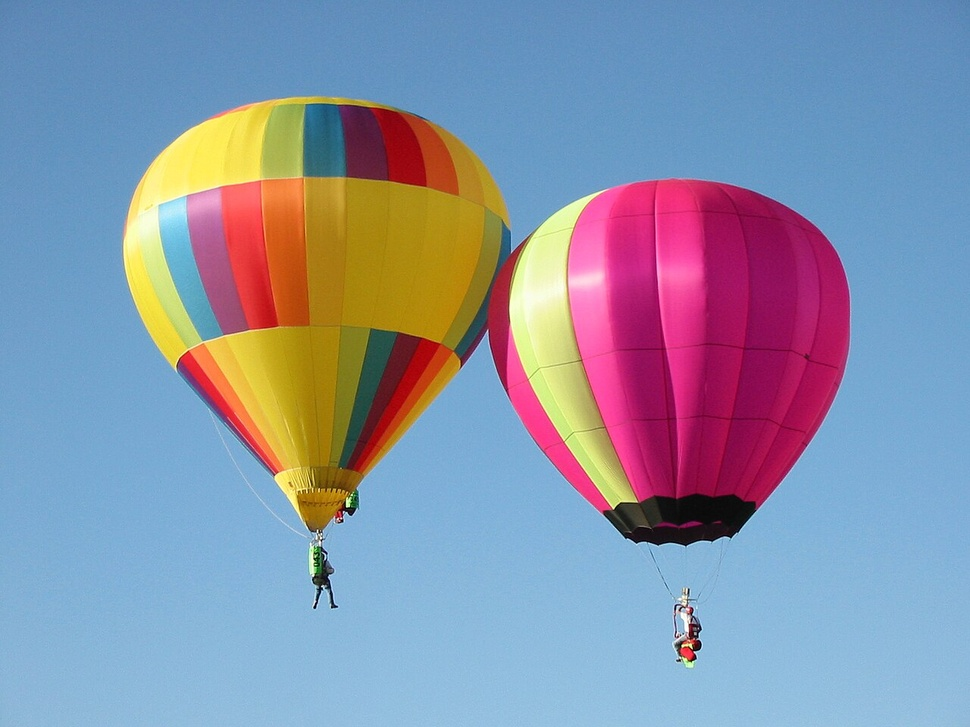
#> input picture Dataset/Cloudhoppers.jpg, 970 x 727 px, shrunk from 1280 x 960 before the run, found by its file name
$ python 'First-Principles CLAHE Implementation.py'
#> lines starting #> are read from the running program, lines starting #| are printed output that depends on the picture
import cv2
import numpy as np
import os
import matplotlib.pyplot as plt


# =========================================================
# IMAGE PATH
# =========================================================

image_path = r"C:\Users\yoges\Downloads\Cloudhoppers.jpg"

output_folder = r"C:\Users\yoges\Downloads\CLAHE_Outputs"

os.makedirs(output_folder, exist_ok=True)


# =========================================================
# LOAD IMAGE
# =========================================================

img = cv2.imread(
    image_path,
    cv2.IMREAD_GRAYSCALE
)
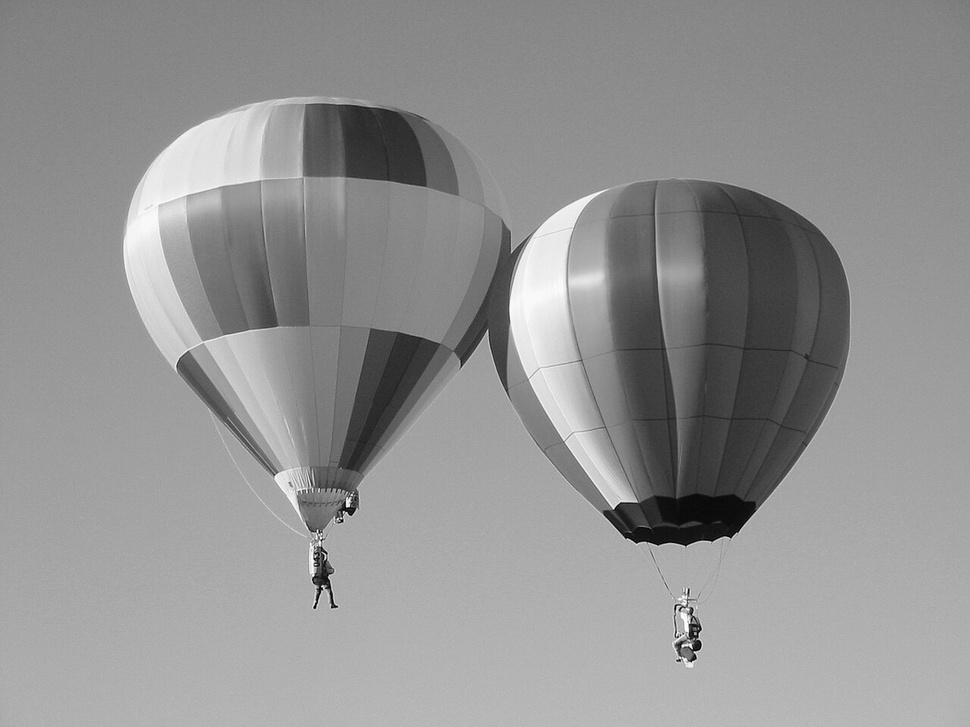
#> img: shape (727, 970); min 0, max 255, mean 146.2

if img is None:
    print("Error loading image!")
    exit()


# =========================================================
# GLOBAL HISTOGRAM EQUALIZATION
# =========================================================

global_equalized = cv2.equalizeHist(img)
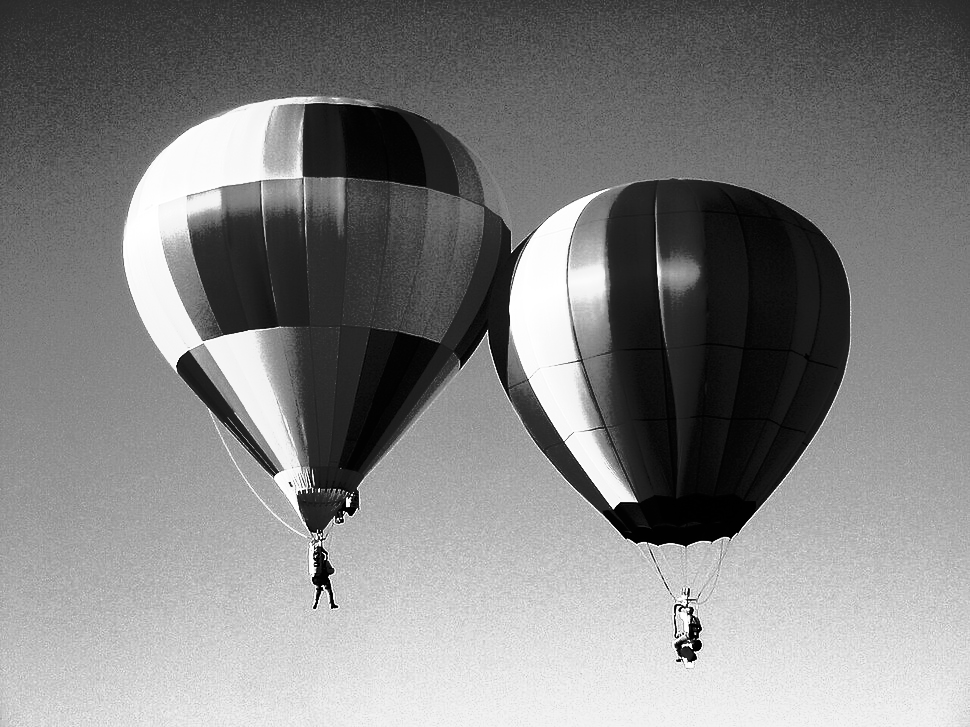
#> global_equalized: shape (727, 970); min 0, max 255, mean 129

cv2.imwrite(
    os.path.join(
        output_folder,
        "global_equalization.jpg"
    ),
    global_equalized
)


# =========================================================
# FIRST-PRINCIPLES CLAHE
# =========================================================

# [165 lines left out: function clahe_from_scratch, not called in this run]
